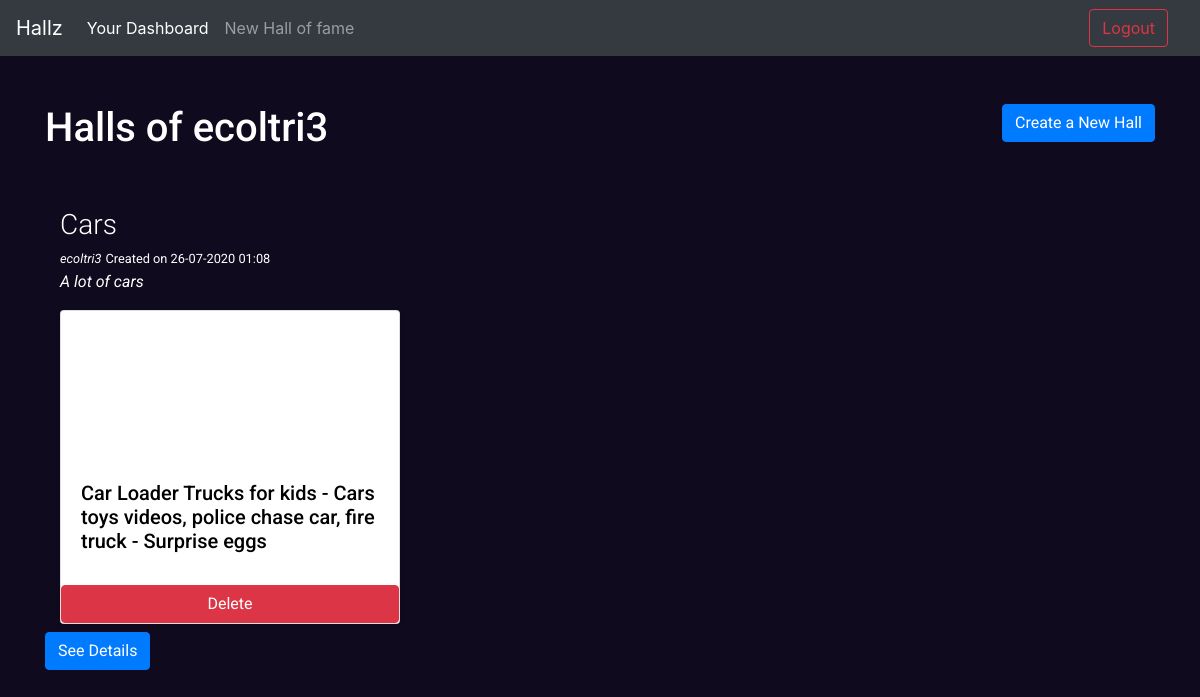
/dashboard/ecoltri3/ (signed in), run on an earlier commit of the app's database.
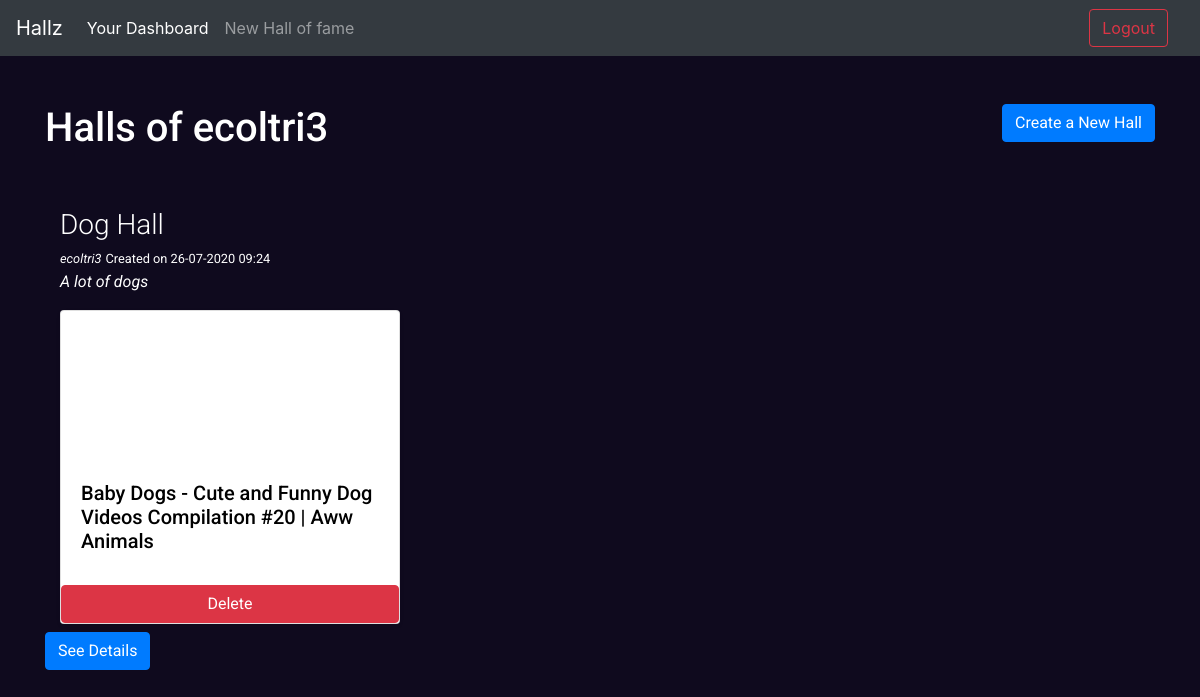
And on a later commit of the database.
### halls/models.py (models this page shows, shortened)
class Hall(models.Model):
    author = models.ForeignKey('auth.user',on_delete=models.CASCADE)
    title = models.CharField(max_length=100)
    description = models.CharField(max_length=100,default='')
    creation_date = models.DateTimeField(auto_now=True)

class Video(models.Model):
    hall = models.ForeignKey(Hall,on_delete=models.CASCADE)
    title = models.CharField(max_length=255)
    url = models.URLField(max_length=200,default='')
    youtube_id = models.CharField(max_length=255)

### halls/views.py (the view)
# urls.py: path('dashboard/<str:username>/',DashBoardView.as_view(),name='dashboard'),
class DashBoardView(LoginRequiredMixin,ListView):
    template_name = "halls/dashboard.html"
    login_url = login_url
    model = Hall
    context_object_name = 'halls'
    def get_queryset(self):
        return Hall.objects.filter(author__username = self.kwargs["username"])
    def get_context_data(self, **kwargs):
        context = super().get_context_data(**kwargs)
        context["username"] = self.kwargs["username"]
        return context

### halls/templates/halls/dashboard.html
{% extends './base.html' %}
{% block content_section%}
<div class="container roboto margin-top-md color-white">
    <div class="d-flex w-100 justify-content-between">
        <h1>Halls of {{username}}</h1>
        {%if user.is_authenticated and user.username == username %}
            <a id="new_hall" class="btn btn-primary" href="{% url 'halls:new_hall' %}">Create a New Hall</a>
        {% endif %}
    </div>
    {% if halls %}
    <div class='col'>
        {%for hall in halls%}
        <div class="row margin-top-md">
            <div class="color-white container">
                <h3 class="mb-1 font-weight-light">{{hall.title}}</h5>
                <small class="mb-1 font-italic">{{hall.author}}</small>
                <small>Created on {{hall.creation_date| date:"d-m-Y h:i"}}</small>
                <p class="font-italic">{{hall.description | safe}}</p>
            </div>
            <div class="d-flex w-100 justify-content-between">
                {%for video in hall.video_set.all%}
                {% include 'partials/video_card.html' %}
                {% endfor %}
            </div>
            <a href="{% url 'halls:hall' hall_id=hall.id %}" class="btn btn-primary margin-top-sm">
                See Details
            </a>
        </div>
        {%endfor%}
    </div>
    {% endif %}
</div>
{%endblock%}

### halls/templates/halls/base.html (shortened to what this page needs)
<!DOCTYPE html>
{% load static %}
<html lang="en">
<head>
    <link rel="stylesheet" href="https://stackpath.bootstrapcdn.com/bootstrap/4.5.0/css/bootstrap.min.css"
>
    <link rel="stylesheet" href="{% static 'accounts/css/style.css' %}">
    <link rel="stylesheet" href="{% static 'halls/css/halls_style.css' %}">
</head>
<body>
    {% include 'partials/header.html' %}
    {% block content_section%}
    {% endblock %}
</body>
</html>

### accounts/templates/partials/header.html (shortened to what this page needs)
<nav class="navbar navbar-expand-lg navbar-dark bg-dark">
    <a class="navbar-brand" href="{% url 'halls:home' %}">Hallz</a>
    <div class="collapse navbar-collapse" id="navbarSupportedContent">
        <ul class="navbar-nav mr-auto">
            {% if user.is_authenticated %}
            <li class="nav-item active">
                <a class="nav-link" href="{% url 'halls:dashboard' username=user.username%}">Your Dashboard</a>
            </li>
            <li class="nav-item">
                <a class="nav-link" href="{% url 'halls:new_hall' %}">New Hall of fame</a>
            </li>
            {% endif %}
        </ul>
        <div class="d-flex">
            {% if not user.is_authenticated %}
                <a class="btn btn-default color-white margin-right-default" href="{% url 'accounts:login'%}">Login</a>
                <a class="btn btn-outline-primary my-2 my-sm-0 margin-right-default" href="{% url 'accounts:sign-up'%}">Sign Up</a>
            {% else %}
                <a class="btn btn-outline-danger margin-right-default" href="{%url 'accounts:logout' %}">Logout</a>
            {% endif %}
        </div>
    </div>
</nav>

### halls/templates/partials/video_card.html
<div class="col-md-4">
    <div class="card shadow-sm">
        <iframe width="100%" height="150" src="https://www.youtube.com/embed/{{video.youtube_id}}" frameborder="0"
            allow="accelerometer; encrypted-media; gyroscope; picture-in-picture" allowfullscreen></iframe>
        <div class="card-body">
            <h5 class="card-title">{{video.title}}</h5>
        </div>
        {% if user == hall.author %}
        <a href="{% url 'halls:delete_video' video_id=video.id hall_id=hall.id%}" class='btn btn-danger'>
            Delete
        </a>
        {% endif %}
    </div>
</div>

### accounts/static/accounts/css/style.css (style rules this page uses)
*, body { padding: 0px; -webkit-box-sizing: border-box; box-sizing: border-box; }
body { background-color: #0F0A1E; }
.roboto { font-family: 'Roboto',sans-serif; }
.color-white { color: white; }
.margin-top-md { margin-top: 3em; }

### halls/static/halls/css/halls_style.css (style rules this page uses)
.card { color: black; height: 100%; }
#new_hall { height: -webkit-fit-content; height: -moz-fit-content; height: fit-content; }
.margin-top-sm { margin-top: 0.5em; }
.margin-right-default { margin-right: 1em; }

What changed in the data, as far as the page shows it:
removed Hall: title "Cars", author "ecoltri3", creation_date "26-07-2020 01:08", description "A lot of cars"
removed Video: title "Car Loader Trucks for kids - Cars toys videos, police chase car, fire truck - Surprise eggs", shown under "Cars"
added Hall: title "Dog Hall", author "ecoltri3", creation_date "26-07-2020 09:24", description "A lot of dogs"
added Video: title "Baby Dogs - Cute and Funny Dog Videos Compilation #20 | Aww Animals", shown under "Dog Hall"
